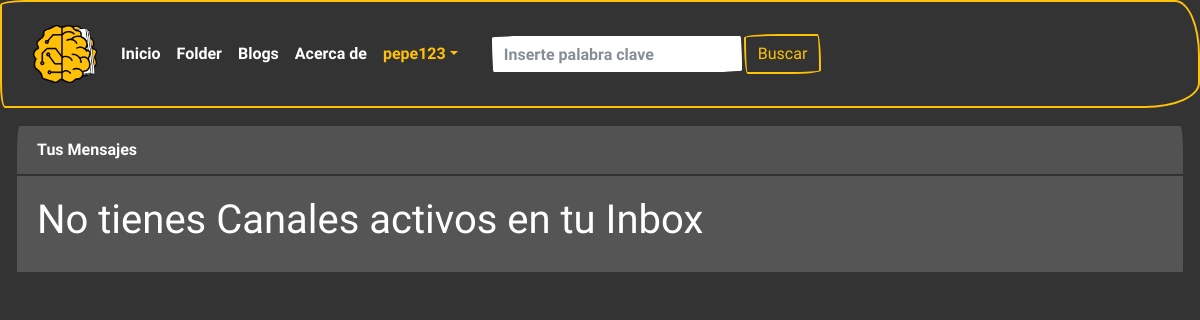
Page /mensajes/ (signed in) on the earlier database version.
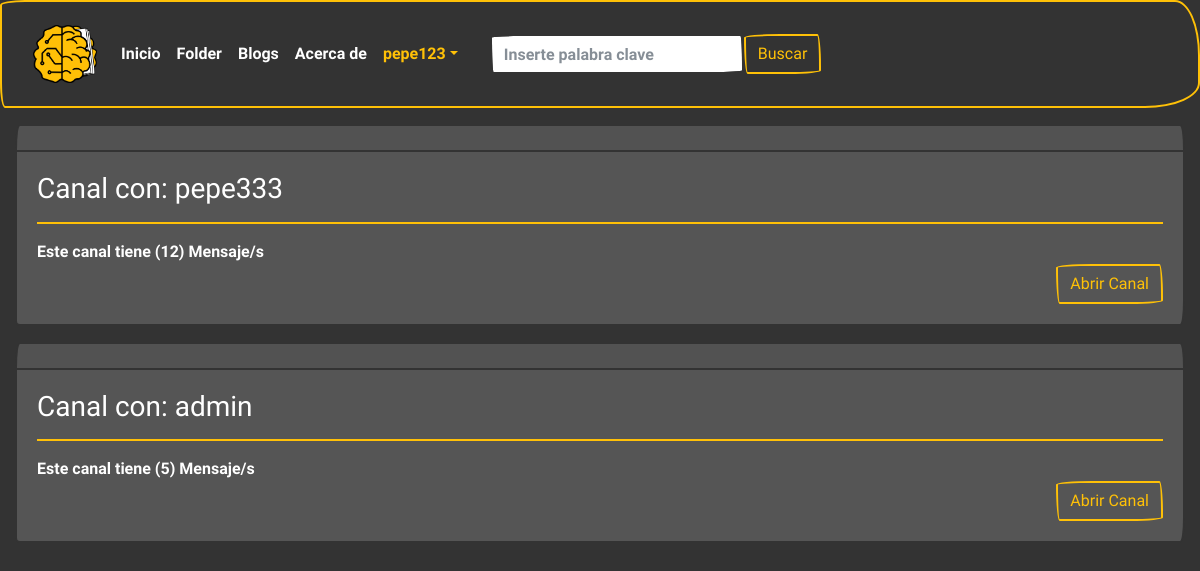
Same page on the later database version.
### Dm/models.py (models this page shows)
class ModelBase(models.Model):
    id = models.UUIDField(default=uuid.uuid4,
                          primary_key=True, db_index=True, editable=False)
    tiempo = models.DateTimeField(auto_now_add=True)
    actualizar = models.DateTimeField(auto_now=True)
    class Meta:
        abstract = True

class Canal(ModelBase):
    usuarios = models.ManyToManyField(User, blank=True, through=CanalUsuario)
    objects = CanalManager()

class CanalUsuario(ModelBase):
    canal = models.ForeignKey("Canal", null=True, on_delete=models.SET_NULL)
    usuario = models.ForeignKey(User, on_delete=models.CASCADE)

### Dm/views.py (the view)
# urls.py: path("", Inbox.as_view(), name="inbox"),
class Inbox(View):
	def get(self, request):
		inbox = Canal.objects.filter(canalusuario__usuario__in=[request.user.id])
		context = {
			"inbox":inbox
		}
		return render(request, 'inbox.html', context)

### Dm/models.py (called while the page is built)
    def get_queryset(self, *args, **kwargs):
        return CanalQuerySet(self.model, using=self._db)

### templates/inbox.html
{% extends 'base.html' %}
{% block contenido %}
{% for inbox in inbox %}
<div class="container-fluid ">
	<div class="card bg-dark border-secoundary text-white mb-3">
		<div class="card-header"></div>
		<div class="card-body">
			{% for second_user in inbox.canalusuario_set.all %}
			{% if second_user.usuario == request.user %}
			{% else %}
			<h3>Canal con: {{second_user.usuario}}
			</h3>
			<hr>
			{% if inbox.canalmensaje_set.count != 0 %}
			<div class="div_ms_inbox">
				{% with ultimo_mensaje=inbox.canalmensaje_set.last %}
				Este canal tiene ({{inbox.canalmensaje_set.count}}) Mensaje/s
				{% endwith %}
			</div>
			{% else %}
			<p>
				Canal sin mensajes
			</p>
			{% endif %}
			<div class="d-flex justify-content-end">
				<a class='btn btn-outline-warning' href="{% url 'detailms' second_user.usuario.username %}">
					Abrir Canal
				</a>
			</div>
			{% endif %}
			{% endfor %}
		</div>
	</div>
</div>
</div>
{% empty %}
<div class="container-fluid">
	<div class="card text-white bg-secondary" style="max-width: 200rem;">
		<div class="card-header">Tus Mensajes
		</div>
		<div class="card-body text-white bg-secondary">
			<h1>No tienes Canales activos en tu Inbox</h1>
		</div>
	</div>
</div>
{% endfor %}
{% endblock %}

Differences in the rows shown:
added Canal: canalmensaje_set.count "12"
added CanalUsuario: usuario "pepe333"
added Canal: canalmensaje_set.count "5"
added CanalUsuario: usuario "admin"
Other differences:
text no longer shown: "Tus Mensajes No tienes Canales activos en tu Inbox"
